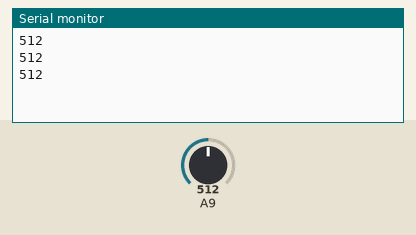
Simulated run of this sketch. Board: Arduino Mega 2560, built with avr-gcc and run on an emulated ATmega2560. Parts: the last lines printed to the serial monitor. The test bench sets the inputs (shaded band); at power-on: A9 = 512.

Above: at 1.3 s.
1.4 s: A9 set to 716
At 1.9 s:
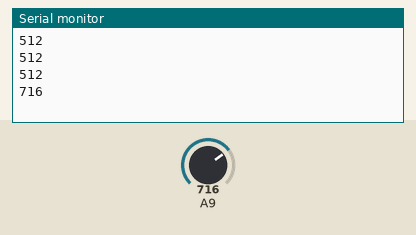
2.9 s: A9 set to 900
At 3.4 s:
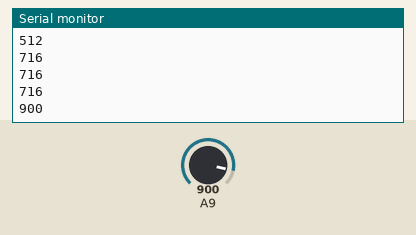
Timing chart, 0 to 5.9 s (numbered marks = the images above; inputs shaded):
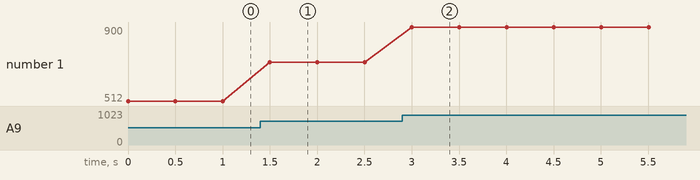

Measured:
- after the input at 1.4 s, the serial monitor: prints a new line after 0.10 s (image 1)
- after the input at 2.9 s, the serial monitor: prints a new line after 0.10 s (image 2)
- plotted number 1: 512 → 716 after the input at 1.4 s, 716 → 900 after the input at 2.9 s

The sketch:

battery_charger.ino
```cpp
void setup() {
  // put your setup code here, to run once:
  Serial.begin(9600);
  while(!Serial)delay(10);
}

void loop() {
  // put your main code here, to run repeatedly:
  Serial.println(analogRead(A9));
  delay(500);
}
```
